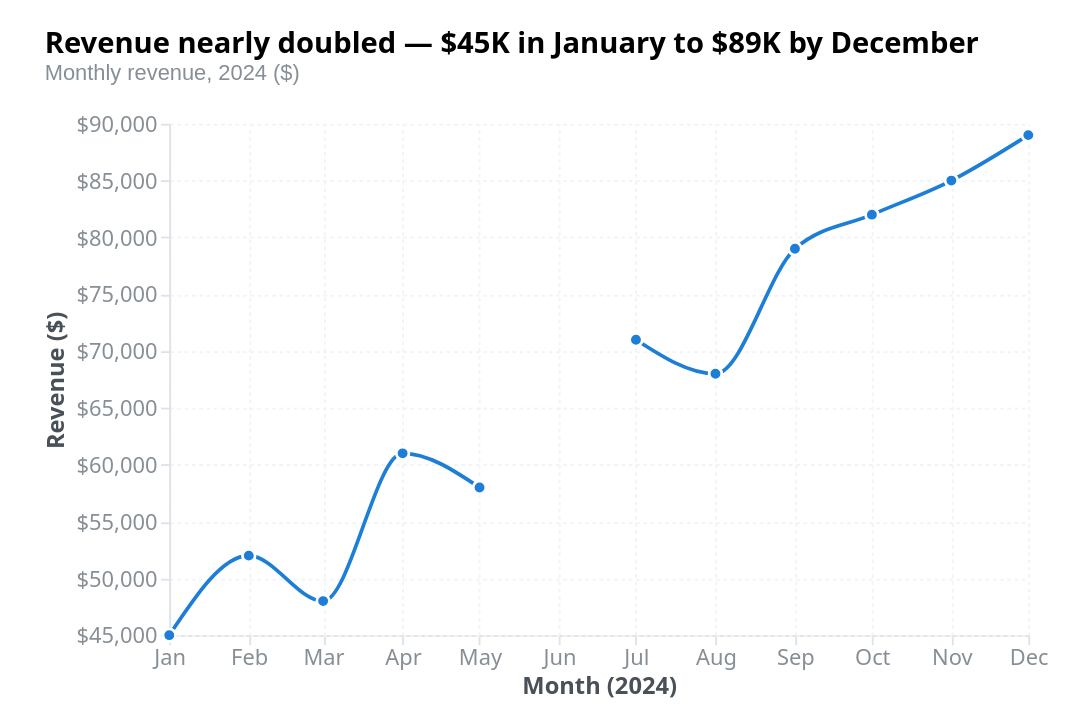

Describe this chart as a Vega-Lite specification.
### Vega specification from a JSON file in a GitHub repository (floating-point values rounded to 4 significant figures)
{"_metadata": {"customization": ["Replace 'values' array with your time series data", "Change field names in scales, axes, and marks to match your data", "Update axis titles and format strings to include your units", "Modify title and description for your context", "Adjust interpolate in the line and area marks ('monotone', 'linear', 'step')", "Set 'defined' condition on the line mark to handle nulls differently"], "dataFormat": "Array of objects with 'date' (ISO 8601 date string) and 'value' (quantitative) fields. Null values in 'value' create visible gaps in the line.", "notes": "Includes a null value in June to demonstrate gap handling. The line mark uses a 'defined' test to break the path at null values. Point marks are filtered to non-null rows."}, "$schema": "https://vega.github.io/schema/vega/v6.json", "autosize": {"contains": "padding", "type": "fit"}, "axes": [{"domainColor": "#dee2e6", "format": "%b", "grid": true, "gridColor": "#f1f3f5", "gridDash": [2, 2], "labelColor": "#868e96", "labelFontSize": 12, "orient": "bottom", "scale": "x", "tickColor": "#dee2e6", "tickCount": "month", "title": "Month (2024)", "titleColor": "#495057", "titleFontSize": 13}, {"domainColor": "#dee2e6", "format": "$,.0f", "grid": true, "gridColor": "#f1f3f5", "gridDash": [2, 2], "labelColor": "#868e96", "labelFontSize": 12, "orient": "left", "scale": "y", "tickColor": "#dee2e6", "title": "Revenue ($)", "titleColor": "#495057", "titleFontSize": 13}], "config": {"aria": true, "axis": {"labelFont": "system-ui, -apple-system, sans-serif", "titleFont": "system-ui, -apple-system, sans-serif"}, "title": {"font": "system-ui, -apple-system, sans-serif"}}, "data": [{"name": "source", "transform": [{"as": "dateVal", "expr": "toDate(datum.date)", "type": "formula"}], "values": [{"date": "2024-01-01", "value": 45000}, {"date": "2024-02-01", "value": 52000}, {"date": "2024-03-01", "value": 48000}, {"date": "2024-04-01", "value": 61000}, {"date": "2024-05-01", "value": 58000}, {"date": "2024-06-01", "value": null}, {"date": "2024-07-01", "value": 71000}, {"date": "2024-08-01", "value": 68000}, {"date": "2024-09-01", "value": 79000}, {"date": "2024-10-01", "value": 82000}, {"date": "2024-11-01", "value": 85000}, {"date": "2024-12-01", "value": 89000}]}, {"name": "nonNull", "source": "source", "transform": [{"expr": "datum.value !== null", "type": "filter"}]}], "description": "Line chart showing monthly revenue over 12 months. Revenue nearly doubled from $45,000 in January to $89,000 in December, with a data gap in June. Growth accelerated in the second half of the year.", "height": 400, "marks": [{"encode": {"enter": {"defined": {"signal": "datum.value !== null"}, "interpolate": {"value": "monotone"}, "stroke": {"value": "#1c7ed6"}, "strokeWidth": {"value": 2}, "x": {"field": "dateVal", "scale": "x"}, "y": {"field": "value", "scale": "y"}}}, "from": {"data": "source"}, "type": "line"}, {"encode": {"enter": {"shape": {"value": "circle"}, "size": {"value": 48}, "tooltip": {"signal": "{'Month': timeFormat(datum.dateVal, '%B %Y'), 'Revenue ($)': '$' + format(datum.value, ',.0f')}"}, "x": {"field": "dateVal", "scale": "x"}, "y": {"field": "value", "scale": "y"}}, "update": {"fill": {"value": "#1c7ed6"}, "opacity": [{"test": "hovered === null || hovered.date === datum.date", "value": 1}, {"value": 0.3}], "stroke": {"value": "#ffffff"}, "strokeWidth": {"value": 1.5}}}, "from": {"data": "nonNull"}, "type": "symbol"}], "padding": {"bottom": 16, "left": 24, "right": 24, "top": 16}, "scales": [{"domain": {"data": "source", "field": "dateVal"}, "name": "x", "range": "width", "type": "time"}, {"domain": {"data": "nonNull", "field": "value"}, "name": "y", "nice": true, "range": "height", "type": "linear", "zero": false}], "signals": [{"name": "hovered", "on": [{"events": "symbol:pointerover", "update": "datum"}, {"events": "symbol:pointerout", "update": "null"}], "value": null}], "title": {"anchor": "start", "fontSize": 16, "offset": 16, "subtitle": "Monthly revenue, 2024 ($)", "subtitleColor": "#868e96", "subtitleFontSize": 12, "text": "Revenue nearly doubled — $45K in January to $89K by December"}, "width": 600}
